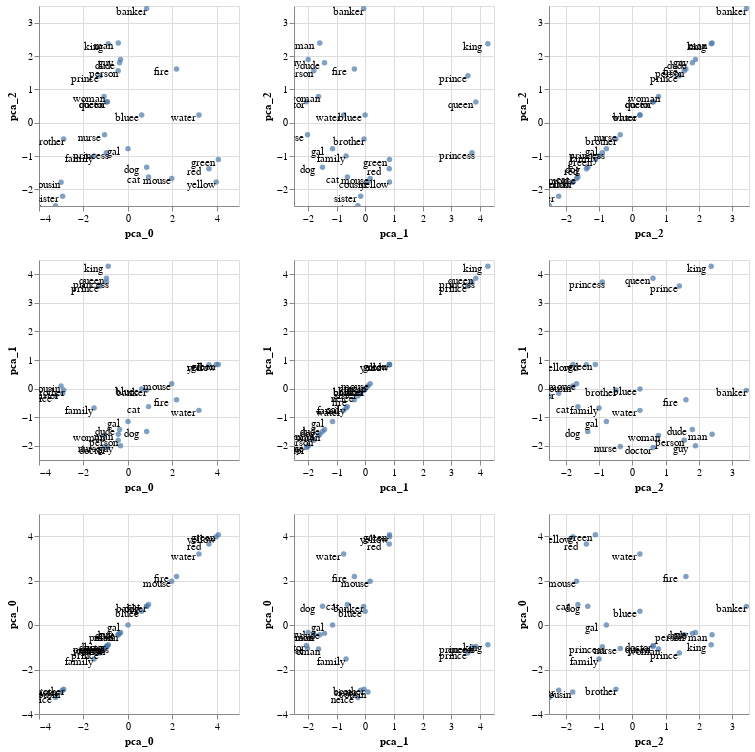

The code cell stored with this chart in its notebook:
### Markdown cell above
But why go with only two plots when you can have an entire matrix?

### Code cell
pca_emb.plot_interactive_matrix('pca_0', 'pca_1', 'pca_2', annot=True)

### Figure 1 — Vega-Lite specification as saved in the notebook (floating-point values rounded to 4 significant figures)
{"config": {"view": {"continuousWidth": 400, "continuousHeight": 300}}, "repeat": {"column": ["pca_0", "pca_1", "pca_2"], "row": ["pca_2", "pca_1", "pca_0"]}, "spec": {"layer": [{"mark": "circle", "encoding": {"text": {"type": "nominal", "field": "original"}, "tooltip": [{"type": "nominal", "field": "name"}, {"type": "nominal", "field": "original"}], "x": {"type": "quantitative", "field": {"repeat": "column"}}, "y": {"type": "quantitative", "field": {"repeat": "row"}}}, "selection": {"selector008": {"type": "interval", "bind": "scales", "encodings": ["x", "y"]}}}, {"mark": {"type": "text", "color": "black", "dx": -15, "dy": 3}, "encoding": {"text": {"type": "nominal", "field": "original"}, "tooltip": [{"type": "nominal", "field": "name"}, {"type": "nominal", "field": "original"}], "x": {"type": "quantitative", "field": {"repeat": "column"}}, "y": {"type": "quantitative", "field": {"repeat": "row"}}}}], "data": {"name": "data-ac1cd0032046acd832aa21b6b882d4c0"}, "height": 200, "width": 200}, "$schema": "https://vega.github.io/schema/vega-lite/v4.0.2.json", "datasets": {"data-ac1cd0032046acd832aa21b6b882d4c0": [{"pca_0": -1.254, "pca_1": 3.587, "pca_2": 1.41, "name": "prince", "original": "prince"}, {"pca_0": -0.9741, "pca_1": 3.729, "pca_2": -0.9015, "name": "princess", "original": "princess"}, {"pca_0": -1.05, "pca_1": -2.027, "pca_2": -0.3621, "name": "nurse", "original": "nurse"}, {"pca_0": -0.9151, "pca_1": -2.064, "pca_2": 0.626, "name": "doctor", "original": "doctor"}, {"pca_0": 0.843, "pca_1": -0.06273, "pca_2": 3.423, "name": "banker", "original": "banker"}, {"pca_0": -0.4313, "pca_1": -1.598, "pca_2": 2.393, "name": "man", "original": "man"}, {"pca_0": -1.073, "pca_1": -1.642, "pca_2": 0.7856, "name": "woman", "original": "woman"}, {"pca_0": -3.007, "pca_1": 0.08845, "pca_2": -1.788, "name": "cousin", "original": "cousin"}, {"pca_0": -3.256, "pca_1": -0.2641, "pca_2": -2.496, "name": "neice", "original": "neice"}, {"pca_0": -0.8844, "pca_1": 4.284, "pca_2": 2.366, "name": "king", "original": "king"}, {"pca_0": -0.9638, "pca_1": 3.863, "pca_2": 0.6199, "name": "queen", "original": "queen"}, {"pca_0": -0.3714, "pca_1": -1.431, "pca_2": 1.801, "name": "dude", "original": "dude"}, {"pca_0": -0.3302, "pca_1": -2.004, "pca_2": 1.894, "name": "guy", "original": "guy"}, {"pca_0": 0.005235, "pca_1": -1.151, "pca_2": -0.779, "name": "gal", "original": "gal"}, {"pca_0": 2.189, "pca_1": -0.3875, "pca_2": 1.608, "name": "fire", "original": "fire"}, {"pca_0": 0.8451, "pca_1": -1.501, "pca_2": -1.336, "name": "dog", "original": "dog"}, {"pca_0": 0.9291, "pca_1": -0.6315, "pca_2": -1.633, "name": "cat", "original": "cat"}, {"pca_0": 1.972, "pca_1": 0.1653, "pca_2": -1.675, "name": "mouse", "original": "mouse"}, {"pca_0": 3.646, "pca_1": 0.834, "pca_2": -1.379, "name": "red", "original": "red"}, {"pca_0": 0.6217, "pca_1": -0.01162, "pca_2": 0.2289, "name": "bluee", "original": "bluee"}, {"pca_0": 4.071, "pca_1": 0.8429, "pca_2": -1.108, "name": "green", "original": "green"}, {"pca_0": 3.974, "pca_1": 0.8421, "pca_2": -1.783, "name": "yellow", "original": "yellow"}, {"pca_0": 3.199, "pca_1": -0.7631, "pca_2": 0.2275, "name": "water", "original": "water"}, {"pca_0": -0.437, "pca_1": -1.806, "pca_2": 1.556, "name": "person", "original": "person"}, {"pca_0": -1.523, "pca_1": -0.6767, "pca_2": -0.9982, "name": "family", "original": "family"}, {"pca_0": -2.889, "pca_1": -0.05042, "pca_2": -0.4908, "name": "brother", "original": "brother"}, {"pca_0": -2.936, "pca_1": -0.1657, "pca_2": -2.209, "name": "sister", "original": "sister"}]}}
